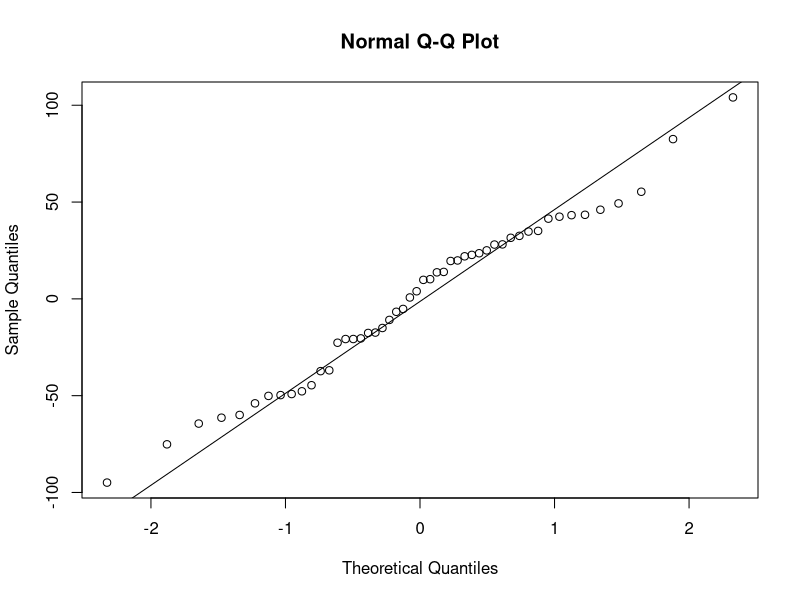
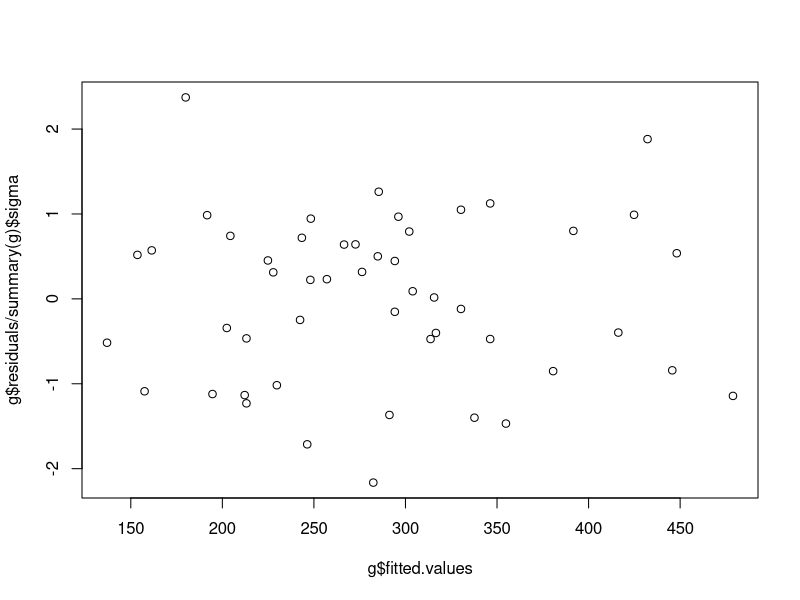
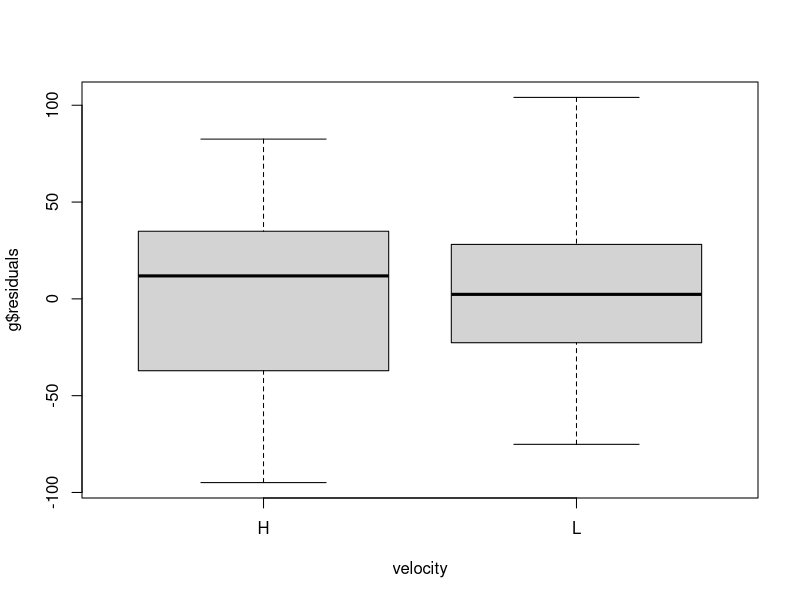
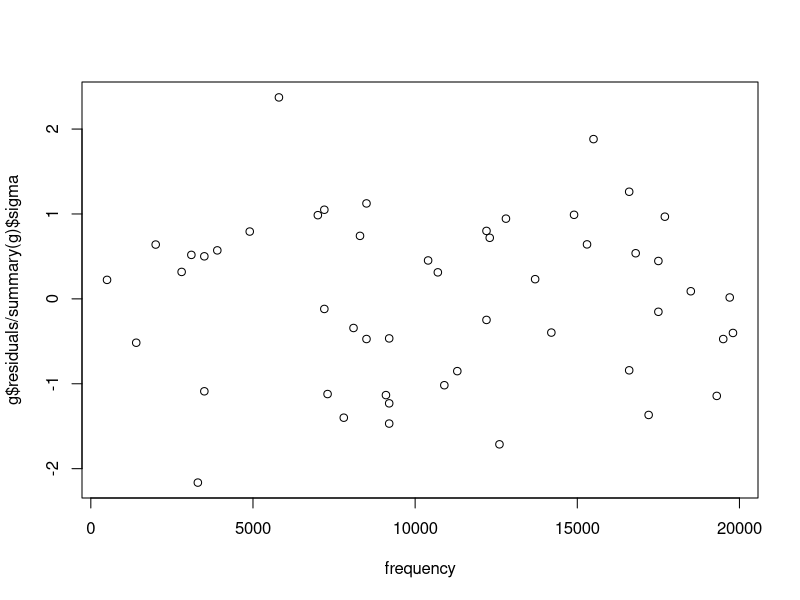
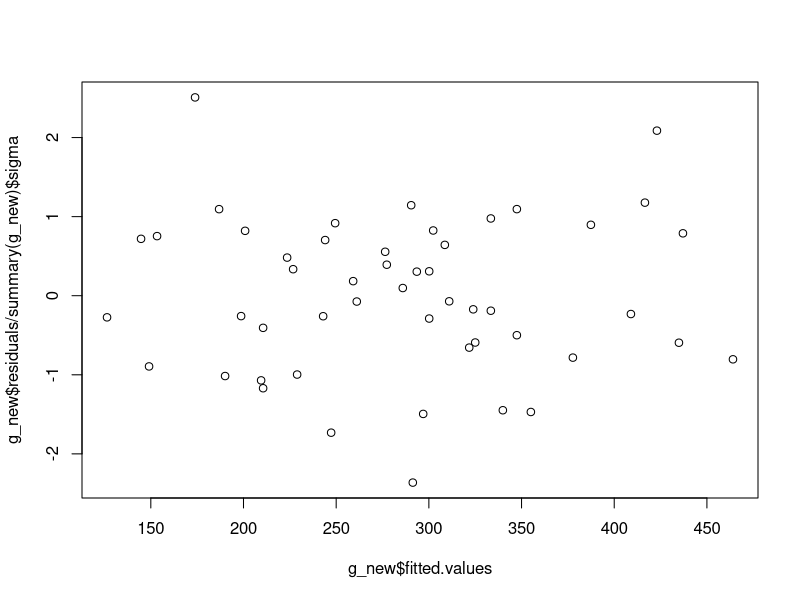
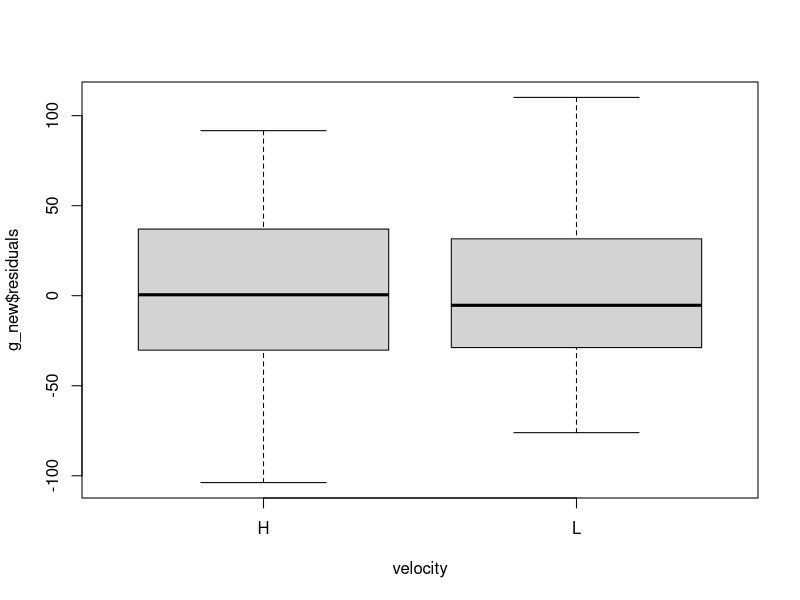
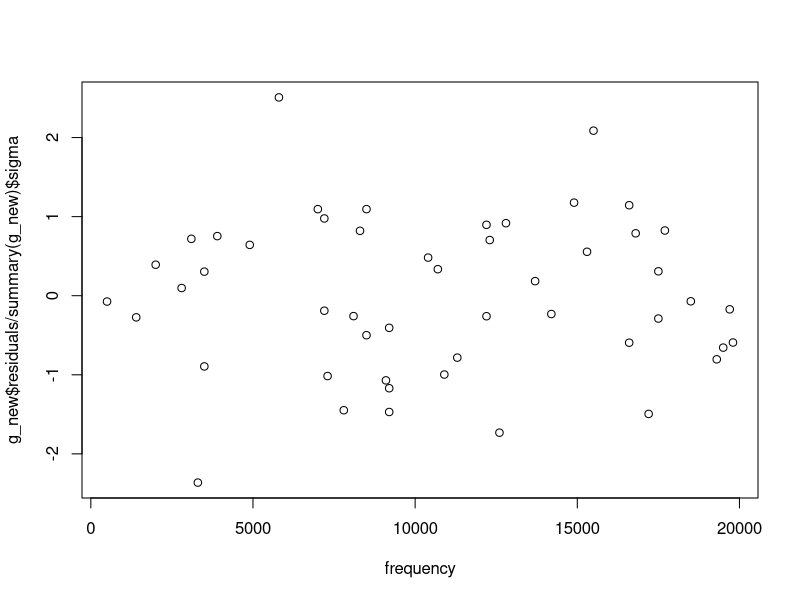

R code for these plots, in order:
airfoil <- read.table("airfoil.txt", header = T)
attach(airfoil)
#create dummy
H <- ifelse(velocity == "H",1,0)#H = 1 => high velocity
g <- lm(sound ~ H + frequency + H:frequency)
summary(g)
shapiro.test(g$residuals)
x11()
qqnorm(g$residuals)
qqline(g$residuals)
#we can work with gaussianity
x11()
plot(g$fitted.values, g$residuals/summary(g)$sigma)
x11()
boxplot(g$residuals ~ velocity)
x11()
plot(frequency, g$residuals/summary(g)$sigma)
#we can assume homoschedasticity

betas <- c(beta0_H = g$coefficients[1] + g$coefficients[2],
           beta0_L = g$coefficients[1],
           beta1_H = g$coefficients[3] + g$coefficients[4],
           beta1_L = g$coefficients[3])
s <- summary(g)$sigma


#we need to perform the TESTs
#H0: beta1_H = 0 & beta1_L = 0  vs H1    so either case the mean sound level is not influenced by frequency
library(car)
linearHypothesis(g, rbind(c(0,0,1,0), c(0,0,1,1)), c(0,0))
#There is a significan impact in at least one of the two scenarios

#H0: beta0_H = 0 & beta0_L = 0  vs H1    so either case the mean sound level is not influenced by air velocity
linearHypothesis(g, rbind(c(1,0,0,0), c(1,1,0,0)), c(0,0))
#There is a significan impact in at least one of the two scenarios


#H0: beta1_H = beta1_L = 0  vs H1
linearHypothesis(g, c(0,0,0,1),0)
#we do not have evidence to reject the null hypothesis

#so we propose the reduced model:
# Y = beta0_g + beta1*x + eps
g_new <- lm(sound ~ H + frequency)
summary(g_new)

anova(g,g_new)
shapiro.test(g_new$residuals)
x11()
plot(g_new$fitted.values, g_new$residuals/summary(g_new)$sigma)
x11()
boxplot(g_new$residuals~velocity)
x11()
plot(frequency, g_new$residuals/summary(g_new)$sigma)
#all assumptions are still verified and we do not lose much considering just the reduced model
betas_new <- c(beta0_H = g_new$coefficients[1] + g$coefficients[2],
               beta0_L = g$coefficients[1],
               beta1 = g$coefficients[3])
s_new <- summary(g_new)$sigma

#it is a confidence interval
z_new <- data.frame(frequency = 15000, H = 1)
alpha <- 0.05
predict(g_new, z_new, level = 1 - alpha, interval = "confidence")
